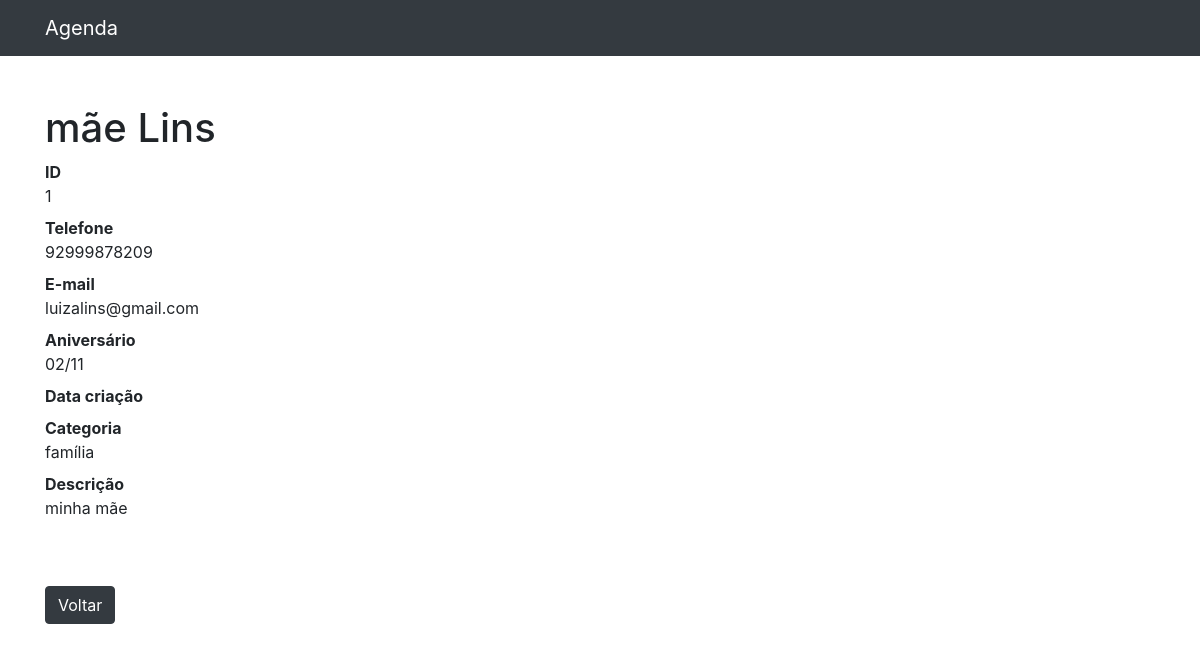
Page /1 on the earlier database version.
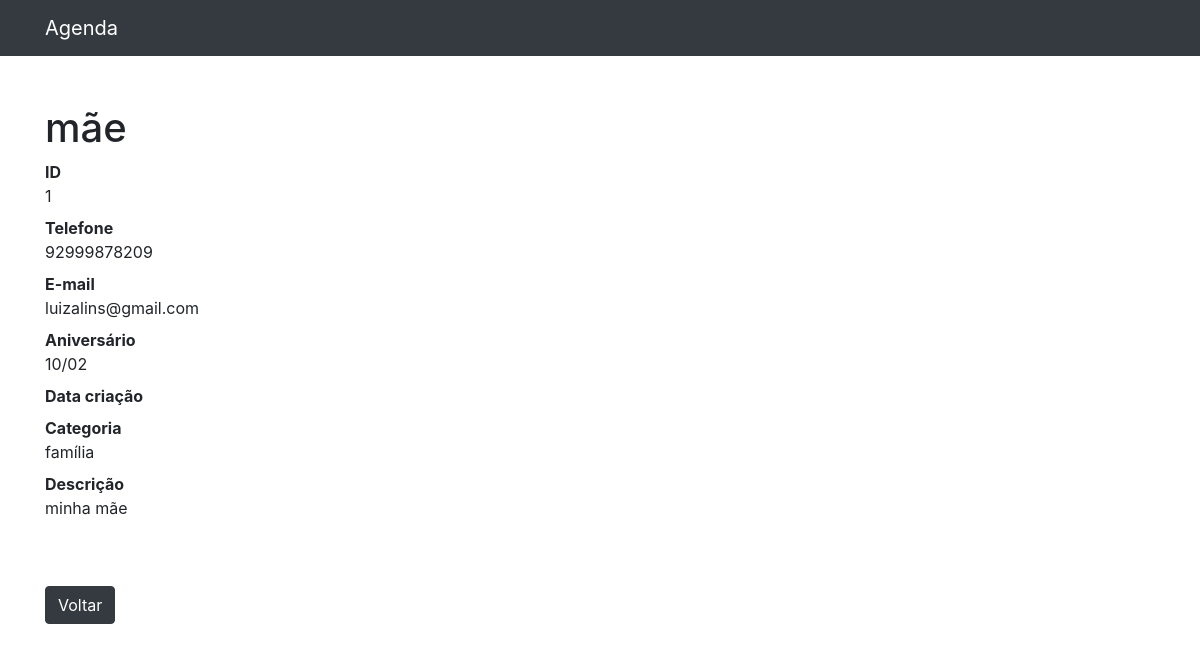
Same page on the later database version.
### invistame/models.py (models this page shows, shortened)
class Contato(models.Model):
    nome = models.CharField(max_length=80)
    sobrenome = models.CharField(max_length=80, blank=True)
    telefone = models.CharField(max_length=13, default=None)
    aniversario = models.DateField(default=None)
    email  = models.CharField(max_length=80)
    descricao = models.TextField(max_length=100, blank=True)
    categoria = models.ForeignKey(CategoriaContato, on_delete=models.DO_NOTHING, default=None)

class CategoriaContato(models.Model):
    nome = models.CharField(max_length=100)
    def __str__(self):
        return self.nome

### invistame/views.py (the view)
# urls.py: path('<int:contato_id>', views.ver_contato, name='ver_contato'),
def ver_contato(request, contato_id):
    try:
        contato =  Contato.objects.get(id=contato_id)
        return render(request, 'agenda/detalhes.html', {
            'contato' : contato
        })
    except Contato.DoesNotExist as e:
        raise Http404()

### invistame/templates/agenda/detalhes.html (shortened to what this page needs)
{% load static %}
<!DOCTYPE html>
<html lang="pt">
<head>
  <link href="{% static 'vendor/bootstrap/css/bootstrap.min.css'  %}" rel="stylesheet">
</head>
<body>
  <nav class="navbar navbar-expand-lg navbar-dark bg-dark static-top">
    <div class="container">
      <a class="navbar-brand" href="#">Agenda</a>
    </div>
  </nav>
  <div class="container">
    <div class="row">
      <div class="col-lg-12">
        <h1 class="mt-5">{{ contato.nome }} {{ contato.sobrenome }}</h1>
        <dl>
          <dt>ID</dt>
          <dd>{{ contato.id }}</dd>
          <dt>Telefone</dt>
          <dd>{{ contato.telefone }}</dd>
          <dt>E-mail</dt>
          <dd>{{ contato.email }}</dd>
          <dt>Aniversário</dt>
          <dd>{{ contato.aniversario|date:'d/m' }}</dd>
          <dt>Data criação</dt>
          <dt>Categoria</dt>
          <dd>{{ contato.categoria }}</dd>
          <dt>Descrição</dt>
          <dd>
            {{ contato.descricao }}
          </dd>
        </dl>
      </div>
    </div>
    <button class="btn btn-dark" style="margin-top: 50px;"><a style="color: white; text-decoration: none;"
      href="{% url 'contatos' %}">Voltar</a></button>
  </div>
</body>
</html>

Differences in the rows shown:
changed Contato "mãe": aniversario "02/11" → "10/02"; sobrenome "Lins" → (not shown)
